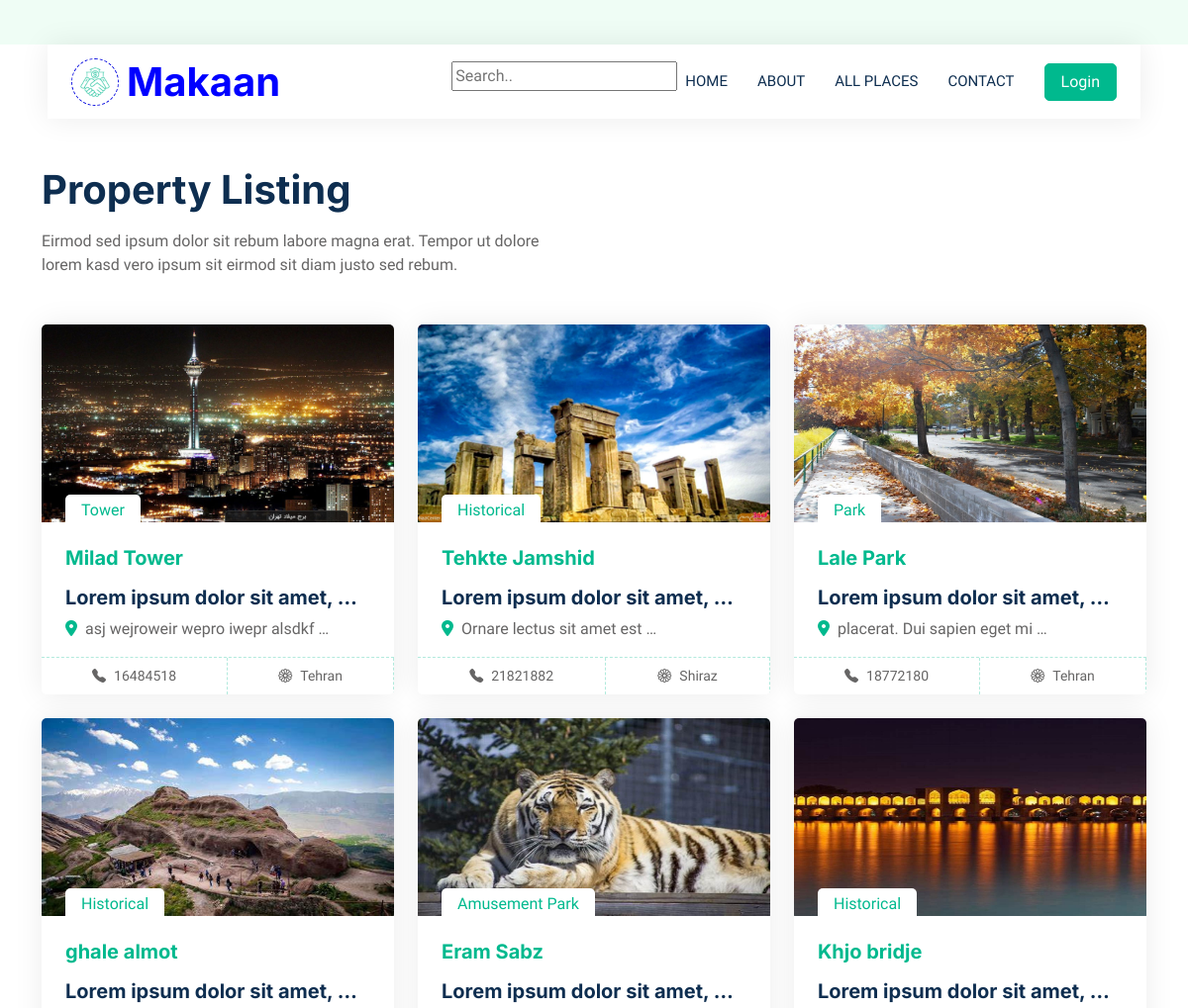
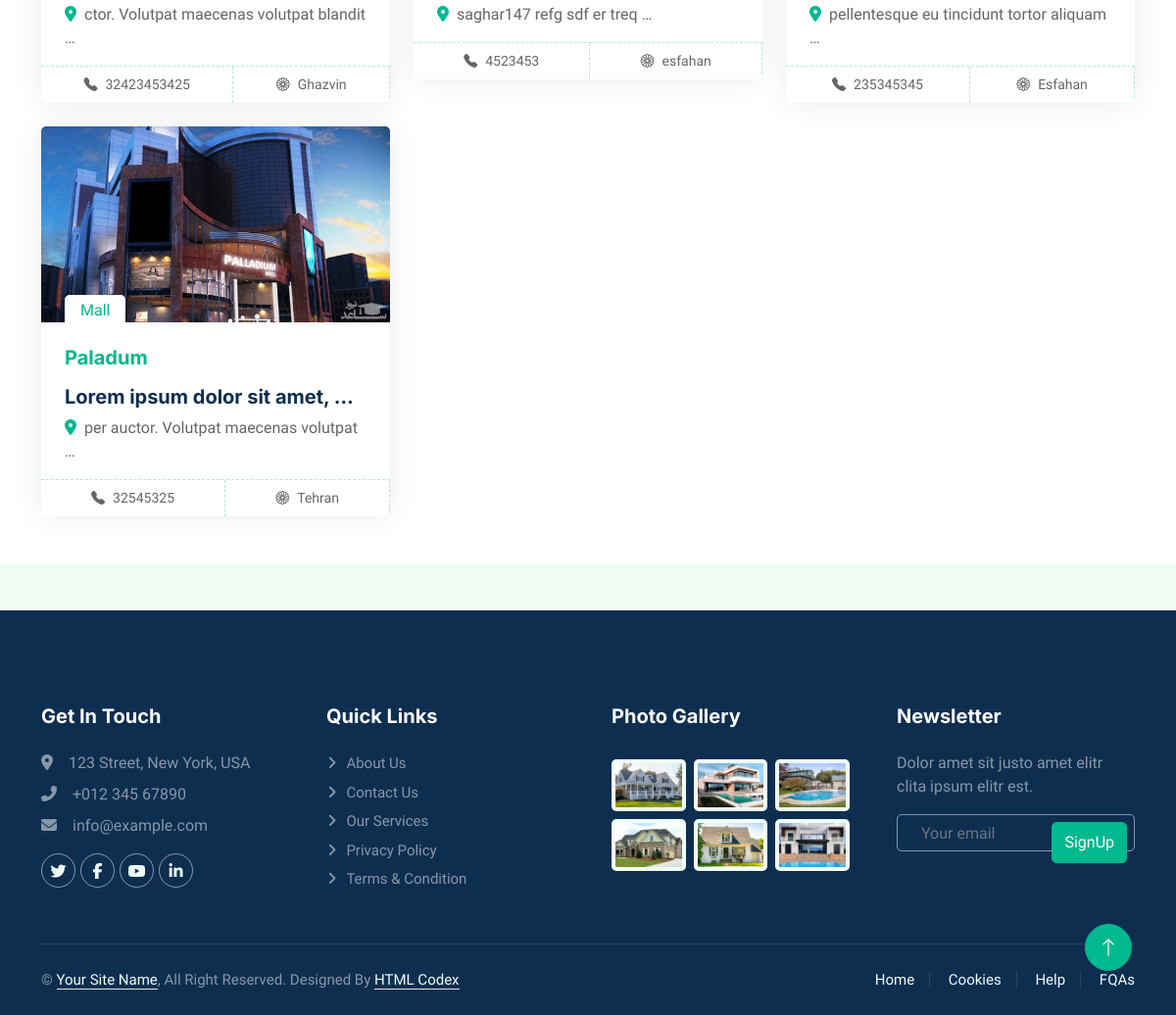
/places/0/, run on the app's committed database (2 pictures, top to bottom).
### home/models.py (models this page shows, shortened)
class Place(models.Model):
    name = models.CharField(max_length=300)
    phone = models.IntegerField()
    description = models.TextField()
    address = models.TextField()
    rate = models.IntegerField()
    city = models.CharField(max_length=100)
    created_time=models.DateTimeField(auto_now_add=True)
    image = models.ImageField(upload_to="places/")
    location = PlainLocationField(based_fields=['city'], zoom=7)
    place_type = [
    ("Restaurant", "Restaurant"),
    ("Park", "Park"),
    ("Zoo","Zoo"),
    ("Museum","Museum"),
    ("Amusement Park","Amusement Park"),
    ("Mall","Mall"),
    ('Tower',"Tower"),
    ('Historical','Historical'),
    ("Other","Other")
    ]
    location_type = models.CharField(max_length=14,choices=place_type)
    class Meta:
        constraints = [
            models.CheckConstraint(check=models.Q(rate__lte=5), name='rate_lte_5')
        ]

### home/views.py (the view)
# urls.py: path('places/<int:code>/',views.places,name='places'),
def places(request,code):
    if request.method == 'POST':
        if code==1:
            city_name = request.POST.get('city')
            location_name = request.POST.get('makan')
            print(city_name,location_name)
            result = Place.objects.filter(city=city_name,location_type=location_name)
    if code==2:
        query = request.GET.get('q', '')
        print(query)
        result = Place.objects.filter(Q(name__icontains=query) | Q(description__icontains=query))
    else :
        result = Place.objects.all()
    return render(request , 'list.html',{"objects" : result})

### templates/list.html
{% extends "base.html" %}
{% load static %}
{% block body %}
        <div class="container-xxl py-5">
            <div class="container">
                <div class="row g-0 gx-5 align-items-end">
                    <div class="col-lg-6">
                        <div class="text-start mx-auto mb-5 wow slideInLeft" data-wow-delay="0.1s">
                            <h1 class="mb-3">Property Listing</h1>
                            <p>Eirmod sed ipsum dolor sit rebum labore magna erat. Tempor ut dolore lorem kasd vero ipsum sit eirmod sit diam justo sed rebum.</p>
                        </div>
                    </div>
                </div>
                <div class="tab-content">
                    <div id="tab-1" class="tab-pane fade show p-0 active">
                        <div class="row g-4 infinite-container">
                            {% for obj in objects  %}
                            <div class="col-lg-4 col-md-6 wow fadeInUp" data-wow-delay="0.3s">
                                <div class="property-item rounded overflow-hidden">
                                    <div class="position-relative overflow-hidden">
                                        <a  href="{% url "home:detail" num=obj.id %}"><img style='width: 400px; height: 200px;' class="img-fluid" src="{{obj.image.url}}" alt=""></a>
                                        <div class="bg-white rounded-top text-primary position-absolute start-0 bottom-0 mx-4 pt-1 px-3">{{obj.location_type}}</div>
                                    </div>
                                    <div class="p-4 pb-0">
                                        <h5 class="text-primary mb-3" >{{obj.name}}</h5>
                                        <a class="d-block h5 mb-2" href="">{{obj.description|truncatewords:5}}</a>
                                        <p><i class="fa fa-map-marker-alt text-primary me-2"></i>{{obj.address|truncatewords:5}}</p>
                                    </div>
                                    <div class="d-flex border-top">
                                        <small class="flex-fill text-center border-end py-2"><i class="bi bi-telephone-fill me-2"></i>{{obj.phone}}</small>
                                        <small class="flex-fill text-center border-end py-2"><i class="bi bi-flower1 me-2"></i>{{obj.city}}</small>
                                    </div>
                                </div>
                            </div>
                            {% endfor %}
                            </div>
                        </div>
                    </div>
            </div>
        </div>
        </div>
        {% endblock body %}

### statics/css/style.css (style rules this page uses)
:root { --primary: #080bdf; --secondary: #FF6922; --light: #EFFDF5; --dark: #0E2E50; }
.property-item { box-shadow: 0 0 30px rgba(0, 0, 0, .08); }
.property-item img { transition: .5s; }
.property-item .border-top { border-top: 1px dashed rgba(0, 185, 142, .3) !important; }
.property-item .border-end { border-right: 1px dashed rgba(0, 185, 142, .3) !important; }

### data on the page
Place: image (picture), location_type "Tower", name "Milad Tower", description "Lorem ipsum dolor sit amet, …", address "asj wejroweir wepro iwepr alsdkf …", phone "16484518", city "Tehran"
Place: image (picture), location_type "Historical", name "Tehkte Jamshid", description "Lorem ipsum dolor sit amet, …", address "Ornare lectus sit amet est …", phone "21821882", city "Shiraz"
Place: image (picture), location_type "Park", name "Lale Park", description "Lorem ipsum dolor sit amet, …", address "placerat. Dui sapien eget mi …", phone "18772180", city "Tehran"
Place: image (picture), location_type "Historical", name "ghale almot", description "Lorem ipsum dolor sit amet, …", address "ctor. Volutpat maecenas volutpat blandit …", phone "32423453425", city "Ghazvin"
Place: image (picture), location_type "Amusement Park", name "Eram Sabz", description "Lorem ipsum dolor sit amet, …", address "saghar147 refg sdf er treq …", phone "4523453", city "esfahan"
Place: image (picture), location_type "Historical", name "Khjo bridje", description "Lorem ipsum dolor sit amet, …", address "pellentesque eu tincidunt tortor aliquam …", phone "235345345", city "Esfahan"
Place: image (picture), location_type "Mall", name "Paladum", description "Lorem ipsum dolor sit amet, …", address "per auctor. Volutpat maecenas volutpat …", phone "32545325", city "Tehran"
